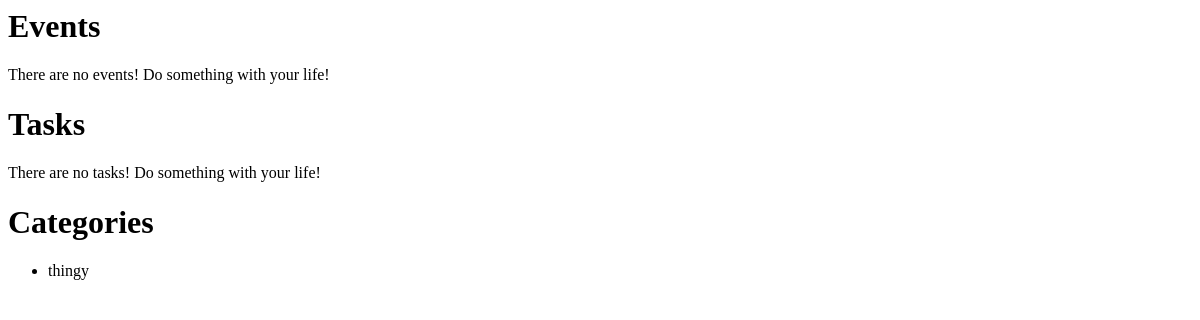
Before: /cal/ with the older database file.
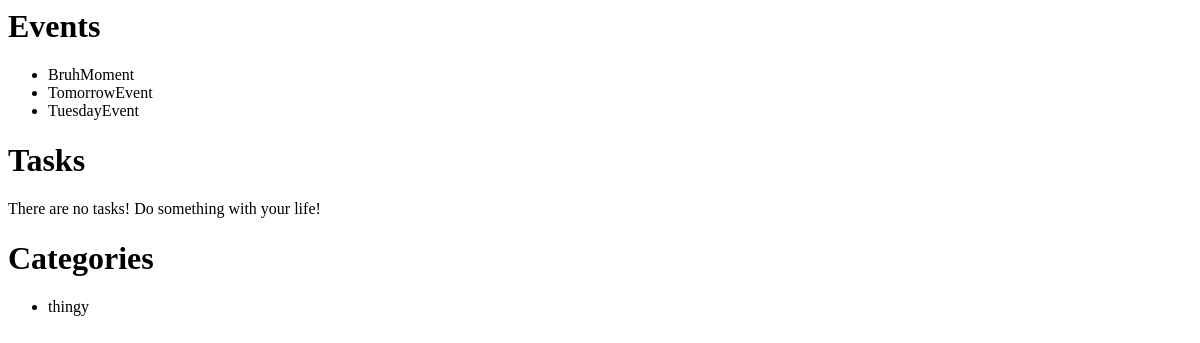
After: the same page with the newer database file.
### calapp/models.py (models this page shows)
class Category(models.Model):
    user = models.ForeignKey(
        settings.AUTH_USER_MODEL,
        on_delete=models.CASCADE,
    )
    category_name = models.CharField(max_length=300)
    parent_category = models.ForeignKey("self", on_delete=models.CASCADE, null=True, blank=True)
    color_hex = models.CharField(max_length=6)

class Event(models.Model):
    user = models.ForeignKey(
        settings.AUTH_USER_MODEL,
        on_delete=models.CASCADE,
    )
    event_name = models.CharField(max_length=300)
    parent_task = models.ForeignKey(Task, on_delete=models.CASCADE, null=True, blank=True)
    category = models.ForeignKey(Category, on_delete=models.CASCADE, null=True, blank=True)
    start_time = models.DateTimeField()
    duration = models.DurationField()

### calapp/views.py (the view)
# urls.py: path('', views.index, name='index'),
def index(request):
    all_events = Event.objects.order_by("event_name")
    tasks = Task.objects.order_by("deadline")
    subtasks = Subtask.objects.all
    categories = Category.objects.all
    template = loader.get_template("calapp/index.html")
    context = {
        "all_events": all_events,
        "tasks": tasks,
        "subtasks": subtasks,
        "categories": categories,
    }
    return HttpResponse(template.render(context, request))

### calapp/templates/calapp/index.html (shortened to what this page needs)
<html>
<head>
</head>
<body>
<h1>Events</h1>
{% if all_events %}
    <ul>
    {% for event in all_events %}
        <li>{{ event.event_name }}</li>
    {% endfor %}
    </ul>
{% else %}
    <p>There are no events! Do something with your life!</p>
{% endif %}
<h1>Tasks</h1>
{% if tasks %}
    <ul>
    {% for task in tasks %}
        <li>{{ task.task_name }}</li>
        {% if task.subtask_set %}
            <ul>
            {% for subtask in task.subtask_set.all %}
                <li>{{ subtask.subtask_name }}</li>
            {% endfor %}
            </ul>
        {% endif %}
    {% endfor %}
    </ul>
{% else %}
    <p>There are no tasks! Do something with your life!</p>
{% endif %}
<h1>Categories</h1>
{% if categories %}
    <ul>
    {% for category in categories %}
        <li>{{ category.category_name }}</li>
    {% endfor %}
    </ul>
{% else %}
    <p>There are no categories! Do something with your life!</p>
{% endif %}
</body>
</html>

Changed rows visible on the page:
added Event: event_name "BruhMoment"
added Event: event_name "TomorrowEvent"
added Event: event_name "TuesdayEvent"
Other visible differences:
text no longer shown: "There are no events! Do something with your life!"
